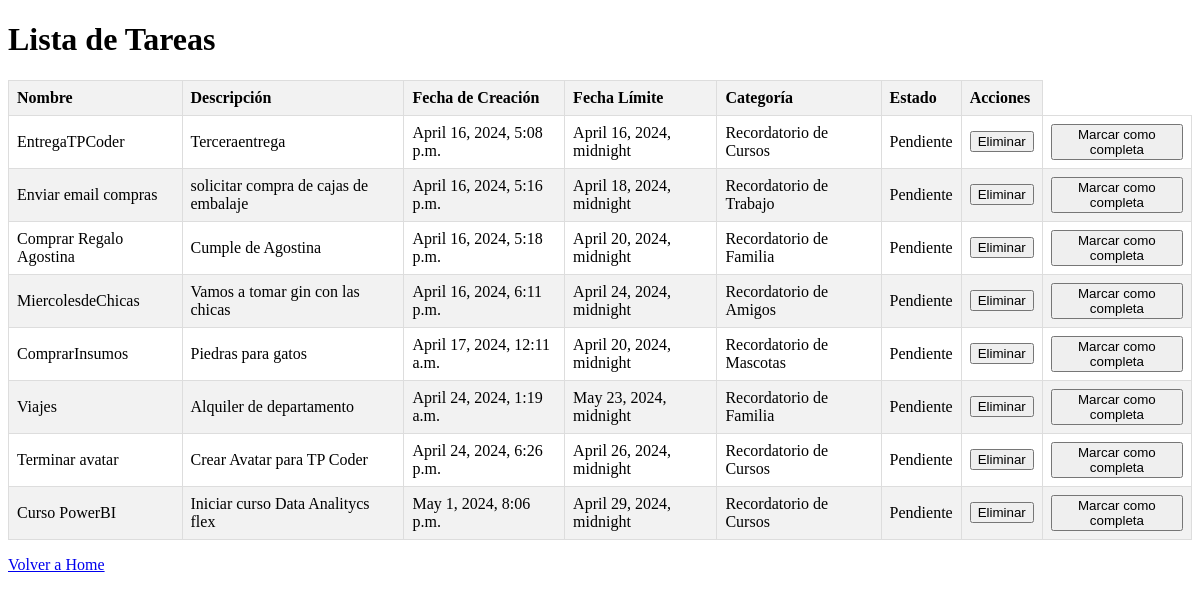
The page /TaskManagerApp/tareas/ (signed in) on the database as committed earlier.
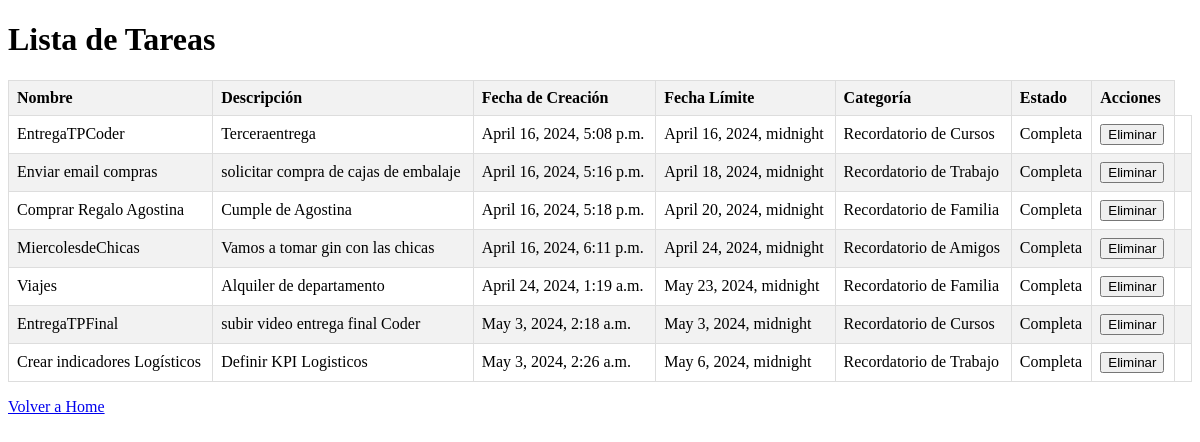
The same page on the database as committed later.
### TaskManagerApp/models.py (models this page shows, shortened)
class Tarea(models.Model):
    usuario = models.ForeignKey(User, on_delete=models.CASCADE, null=True, blank=True)
    nombre = models.CharField(max_length=200)
    descripcion = models.TextField()
    fecha_creacion = models.DateTimeField(auto_now_add=True)
    fecha_limite = models.DateTimeField()
    completada = models.BooleanField(default=False)
    categoria = models.ForeignKey(Categoria, on_delete=models.SET_NULL, null=True, blank=True)

class Categoria(models.Model):
    nombre = models.CharField(max_length=100)
    def __str__(self):
        return f"Recordatorio de {self.nombre}"

### TaskManagerApp/views.py (the view)
# urls.py: path('tareas/', tareas, name='tareas'), #Menu Tareas para listar todas las tareas creadas
@login_required
def tareas(request):
    tareas = Tarea.objects.all()
    return render(request, 'TaskManagerApp/tareas.html', {'tareas': tareas})

### TaskManagerApp/templates/TaskManagerApp/tareas.html (shortened to what this page needs)
{% load static %}
<!DOCTYPE html>
<html lang="en">
<head>
</head>
<body>
    <h1>Lista de Tareas</h1>
    <table>
        <thead>
            <tr>
                <th>Nombre</th>
                <th>Descripción</th>
                <th>Fecha de Creación</th>
                <th>Fecha Límite</th>
                <th>Categoría</th>
                <th>Estado</th>
                <th>Acciones</th>
            </tr>
        </thead>
        <tbody>
            {% for tarea in tareas %}
            <tr>
                <td>{{ tarea.nombre }}</td>
                <td>{{ tarea.descripcion }}</td>
                <td>{{ tarea.fecha_creacion }}</td>
                <td>{{ tarea.fecha_limite }}</td>
                <td>{{ tarea.categoria }}</td>
                <td>{% if tarea.completada %} Completa {% else %} Pendiente {% endif %}</td>
                <td>
                    <form action="{% url 'tarea-delete' tarea.id %}" method="post">
                        <button type="submit">Eliminar</button>
                    </form>
                </td>
                <td>
                    {% if not tarea.completada %}
                        <form action="{% url 'tarea-complete' tarea.id %}" method="post" style="display: inline;">
                            <button type="submit" name="action" value="complete">Marcar como completa</button>
                        </form>
                    {% endif %}
                </td>
            </tr>
            {% endfor %}
        </tbody>
    </table>
    <p><a href="{% url 'home' %}">Volver a Home</a></p>
</body>
</html>

### TaskManagerApp/templates/TaskManagerApp/tareas.html (style rules this page uses)
table { width: 100%; border-collapse: collapse; }
th, td { border: 1px solid #dddddd; text-align: left; padding: 8px; }
th { background-color: #f2f2f2; }
tr:nth-child(even) { background-color: #f2f2f2; }

Rows that differ between the two databases and show on the page:
removed Tarea: nombre "ComprarInsumos", descripcion "Piedras para gatos", fecha_creacion "April 17, 2024, 12:11 a.m.", fecha_limite "April 20, 2024, midnight", categoria "Recordatorio de Mascotas", completada "Pendiente"
removed Tarea: nombre "Terminar avatar", descripcion "Crear Avatar para TP Coder", fecha_creacion "April 24, 2024, 6:26 p.m.", fecha_limite "April 26, 2024, midnight", categoria "Recordatorio de Cursos", completada "Pendiente"
removed Tarea: nombre "Curso PowerBI", descripcion "Iniciar curso Data Analitycs flex", fecha_creacion "May 1, 2024, 8:06 p.m.", fecha_limite "April 29, 2024, midnight", categoria "Recordatorio de Cursos", completada "Pendiente"
changed Tarea "EntregaTPCoder": completada "Pendiente Marcar como completa" → "Completa"
changed Tarea "Enviar email compras": completada "Pendiente Marcar como completa" → "Completa"
changed Tarea "Comprar Regalo Agostina": completada "Pendiente Marcar como completa" → "Completa"
changed Tarea "MiercolesdeChicas": completada "Pendiente Marcar como completa" → "Completa"
changed Tarea "Viajes": completada "Pendiente Marcar como completa" → "Completa"
added Tarea: nombre "EntregaTPFinal", descripcion "subir video entrega final Coder", fecha_creacion "May 3, 2024, 2:18 a.m.", fecha_limite "May 3, 2024, midnight", categoria "Recordatorio de Cursos", completada "Completa"
added Tarea: nombre "Crear indicadores Logísticos", descripcion "Definir KPI Logisticos", fecha_creacion "May 3, 2024, 2:26 a.m.", fecha_limite "May 6, 2024, midnight", categoria "Recordatorio de Trabajo", completada "Completa"
